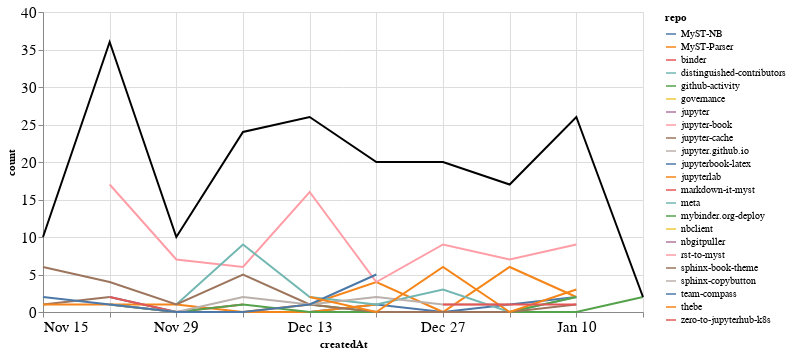

The notebook cell this image was saved under:
### Markdown cell above
### Comments

### Code cell
comments_time = comments.groupby('repo').resample('W', on='createdAt').count()['author'].reset_index()
comments_time = comments_time.rename(columns={'author': 'count'})
comments_time_total = comments_time.groupby('createdAt').agg({"count": "sum"}).reset_index()
ch1 = alt.Chart(comments_time, width=600).mark_line().encode(
    x='createdAt',
    y='count',
    color='repo',
    tooltip="repo"
)

ch2 = alt.Chart(comments_time_total, width=600).mark_line(color="black").encode(
    x='createdAt',
    y='count',
)

ch1 + ch2

### Figure 1 — Vega-Lite specification as saved in the notebook (floating-point values rounded to 4 significant figures)
{"config": {"axisLeft": {"labelFontSize": 15}, "axisBottom": {"labelFontSize": 15}}, "layer": [{"data": {"name": "data-e71b059697995ba06c8890d3fdab299a"}, "mark": "line", "encoding": {"color": {"type": "nominal", "field": "repo"}, "tooltip": {"type": "nominal", "field": "repo"}, "x": {"type": "temporal", "field": "createdAt"}, "y": {"type": "quantitative", "field": "count"}}, "width": 600}, {"data": {"name": "data-46b34d7b946346e724f15035e0d04198"}, "mark": {"type": "line", "color": "black"}, "encoding": {"x": {"type": "temporal", "field": "createdAt"}, "y": {"type": "quantitative", "field": "count"}}, "width": 600}], "$schema": "https://vega.github.io/schema/vega-lite/v4.8.1.json", "datasets": {"data-e71b059697995ba06c8890d3fdab299a": [{"repo": "MyST-NB", "createdAt": "2020-11-22T00:00:00", "count": 2}, {"repo": "MyST-NB", "createdAt": "2020-11-29T00:00:00", "count": 0}, {"repo": "MyST-NB", "createdAt": "2020-12-06T00:00:00", "count": 0}, {"repo": "MyST-NB", "createdAt": "2020-12-13T00:00:00", "count": 0}, {"repo": "MyST-NB", "createdAt": "2020-12-20T00:00:00", "count": 1}, {"repo": "MyST-NB", "createdAt": "2020-12-27T00:00:00", "count": 0}, {"repo": "MyST-NB", "createdAt": "2021-01-03T00:00:00", "count": 1}, {"repo": "MyST-NB", "createdAt": "2021-01-10T00:00:00", "count": 2}, {"repo": "MyST-Parser", "createdAt": "2020-11-22T00:00:00", "count": 1}, {"repo": "MyST-Parser", "createdAt": "2020-11-29T00:00:00", "count": 0}, {"repo": "MyST-Parser", "createdAt": "2020-12-06T00:00:00", "count": 0}, {"repo": "MyST-Parser", "createdAt": "2020-12-13T00:00:00", "count": 1}, {"repo": "MyST-Parser", "createdAt": "2020-12-20T00:00:00", "count": 4}, {"repo": "MyST-Parser", "createdAt": "2020-12-27T00:00:00", "count": 0}, {"repo": "MyST-Parser", "createdAt": "2021-01-03T00:00:00", "count": 6}, {"repo": "MyST-Parser", "createdAt": "2021-01-10T00:00:00", "count": 2}, {"repo": "binder", "createdAt": "2020-11-22T00:00:00", "count": 1}, {"repo": "distinguished-contributors", "createdAt": "2020-12-20T00:00:00", "count": 1}, {"repo": "github-activity", "createdAt": "2020-12-13T00:00:00", "count": 1}, {"repo": "github-activity", "createdAt": "2020-12-20T00:00:00", "count": 0}, {"repo": "github-activity", "createdAt": "2020-12-27T00:00:00", "count": 0}, {"repo": "github-activity", "createdAt": "2021-01-03T00:00:00", "count": 0}, {"repo": "github-activity", "createdAt": "2021-01-10T00:00:00", "count": 0}, {"repo": "github-activity", "createdAt": "2021-01-17T00:00:00", "count": 2}, {"repo": "governance", "createdAt": "2020-11-22T00:00:00", "count": 1}, {"repo": "jupyter", "createdAt": "2020-12-20T00:00:00", "count": 1}, {"repo": "jupyter-book", "createdAt": "2020-11-22T00:00:00", "count": 17}, {"repo": "jupyter-book", "createdAt": "2020-11-29T00:00:00", "count": 7}, {"repo": "jupyter-book", "createdAt": "2020-12-06T00:00:00", "count": 6}, {"repo": "jupyter-book", "createdAt": "2020-12-13T00:00:00", "count": 16}, {"repo": "jupyter-book", "createdAt": "2020-12-20T00:00:00", "count": 4}, {"repo": "jupyter-book", "createdAt": "2020-12-27T00:00:00", "count": 9}, {"repo": "jupyter-book", "createdAt": "2021-01-03T00:00:00", "count": 7}, {"repo": "jupyter-book", "createdAt": "2021-01-10T00:00:00", "count": 9}, {"repo": "jupyter-cache", "createdAt": "2020-11-15T00:00:00", "count": 1}, {"repo": "jupyter-cache", "createdAt": "2020-11-22T00:00:00", "count": 2}, {"repo": "jupyter.github.io", "createdAt": "2021-01-10T00:00:00", "count": 2}, {"repo": "jupyterbook-latex", "createdAt": "2020-11-22T00:00:00", "count": 2}, {"repo": "jupyterlab", "createdAt": "2020-11-15T00:00:00", "count": 1}, {"repo": "jupyterlab", "createdAt": "2020-11-22T00:00:00", "count": 1}, {"repo": "jupyterlab", "createdAt": "2020-11-29T00:00:00", "count": 1}, {"repo": "jupyterlab", "createdAt": "2020-12-06T00:00:00", "count": 0}, {"repo": "jupyterlab", "createdAt": "2020-12-13T00:00:00", "count": 0}, {"repo": "jupyterlab", "createdAt": "2020-12-20T00:00:00", "count": 1}, {"repo": "markdown-it-myst", "createdAt": "2020-11-22T00:00:00", "count": 2}, {"repo": "markdown-it-myst", "createdAt": "2020-11-29T00:00:00", "count": 0}, {"repo": "markdown-it-myst", "createdAt": "2020-12-06T00:00:00", "count": 1}, {"repo": "meta", "createdAt": "2020-11-29T00:00:00", "count": 1}, {"repo": "meta", "createdAt": "2020-12-06T00:00:00", "count": 9}, {"repo": "meta", "createdAt": "2020-12-13T00:00:00", "count": 2}, {"repo": "meta", "createdAt": "2020-12-20T00:00:00", "count": 1}, {"repo": "meta", "createdAt": "2020-12-27T00:00:00", "count": 3}, {"repo": "meta", "createdAt": "2021-01-03T00:00:00", "count": 0}, {"repo": "meta", "createdAt": "2021-01-10T00:00:00", "count": 2}, {"repo": "mybinder.org-deploy", "createdAt": "2020-11-22T00:00:00", "count": 1}, {"repo": "mybinder.org-deploy", "createdAt": "2020-11-29T00:00:00", "count": 0}, {"repo": "mybinder.org-deploy", "createdAt": "2020-12-06T00:00:00", "count": 1}, {"repo": "mybinder.org-deploy", "createdAt": "2020-12-13T00:00:00", "count": 0}, {"repo": "mybinder.org-deploy", "createdAt": "2020-12-20T00:00:00", "count": 0}, {"repo": "mybinder.org-deploy", "createdAt": "2020-12-27T00:00:00", "count": 0}, {"repo": "mybinder.org-deploy", "createdAt": "2021-01-03T00:00:00", "count": 0}, {"repo": "mybinder.org-deploy", "createdAt": "2021-01-10T00:00:00", "count": 2}, {"repo": "nbclient", "createdAt": "2020-12-13T00:00:00", "count": 1}, {"repo": "nbgitpuller", "createdAt": "2021-01-10T00:00:00", "count": 2}, {"repo": "rst-to-myst", "createdAt": "2021-01-03T00:00:00", "count": 1}, {"repo": "sphinx-book-theme", "createdAt": "2020-11-15T00:00:00", "count": 6}, {"repo": "sphinx-book-theme", "createdAt": "2020-11-22T00:00:00", "count": 4}, {"repo": "sphinx-book-theme", "createdAt": "2020-11-29T00:00:00", "count": 1}, {"repo": "sphinx-book-theme", "createdAt": "2020-12-06T00:00:00", "count": 5}, {"repo": "sphinx-book-theme", "createdAt": "2020-12-13T00:00:00", "count": 1}, {"repo": "sphinx-book-theme", "createdAt": "2020-12-20T00:00:00", "count": 0}, {"repo": "sphinx-book-theme", "createdAt": "2020-12-27T00:00:00", "count": 0}, {"repo": "sphinx-book-theme", "createdAt": "2021-01-03T00:00:00", "count": 0}, {"repo": "sphinx-book-theme", "createdAt": "2021-01-10T00:00:00", "count": 1}, {"repo": "sphinx-copybutton", "createdAt": "2020-11-22T00:00:00", "count": 1}, {"repo": "sphinx-copybutton", "createdAt": "2020-11-29T00:00:00", "count": 0}, {"repo": "sphinx-copybutton", "createdAt": "2020-12-06T00:00:00", "count": 2}, {"repo": "sphinx-copybutton", "createdAt": "2020-12-13T00:00:00", "count": 1}, {"repo": "sphinx-copybutton", "createdAt": "2020-12-20T00:00:00", "count": 2}, {"repo": "sphinx-copybutton", "createdAt": "2020-12-27T00:00:00", "count": 1}, {"repo": "sphinx-copybutton", "createdAt": "2021-01-03T00:00:00", "count": 1}, {"repo": "team-compass", "createdAt": "2020-11-15T00:00:00", "count": 2}, {"repo": "team-compass", "createdAt": "2020-11-22T00:00:00", "count": 1}, {"repo": "team-compass", "createdAt": "2020-11-29T00:00:00", "count": 0}, {"repo": "team-compass", "createdAt": "2020-12-06T00:00:00", "count": 0}, {"repo": "team-compass", "createdAt": "2020-12-13T00:00:00", "count": 1}, {"repo": "team-compass", "createdAt": "2020-12-20T00:00:00", "count": 5}, {"repo": "thebe", "createdAt": "2020-12-13T00:00:00", "count": 2}, {"repo": "thebe", "createdAt": "2020-12-20T00:00:00", "count": 0}, {"repo": "thebe", "createdAt": "2020-12-27T00:00:00", "count": 6}, {"repo": "thebe", "createdAt": "2021-01-03T00:00:00", "count": 0}, {"repo": "thebe", "createdAt": "2021-01-10T00:00:00", "count": 3}, {"repo": "zero-to-jupyterhub-k8s", "createdAt": "2020-12-27T00:00:00", "count": 1}, {"repo": "zero-to-jupyterhub-k8s", "createdAt": "2021-01-03T00:00:00", "count": 1}, {"repo": "zero-to-jupyterhub-k8s", "createdAt": "2021-01-10T00:00:00", "count": 1}], "data-46b34d7b946346e724f15035e0d04198": [{"createdAt": "2020-11-15T00:00:00", "count": 10}, {"createdAt": "2020-11-22T00:00:00", "count": 36}, {"createdAt": "2020-11-29T00:00:00", "count": 10}, {"createdAt": "2020-12-06T00:00:00", "count": 24}, {"createdAt": "2020-12-13T00:00:00", "count": 26}, {"createdAt": "2020-12-20T00:00:00", "count": 20}, {"createdAt": "2020-12-27T00:00:00", "count": 20}, {"createdAt": "2021-01-03T00:00:00", "count": 17}, {"createdAt": "2021-01-10T00:00:00", "count": 26}, {"createdAt": "2021-01-17T00:00:00", "count": 2}]}}
